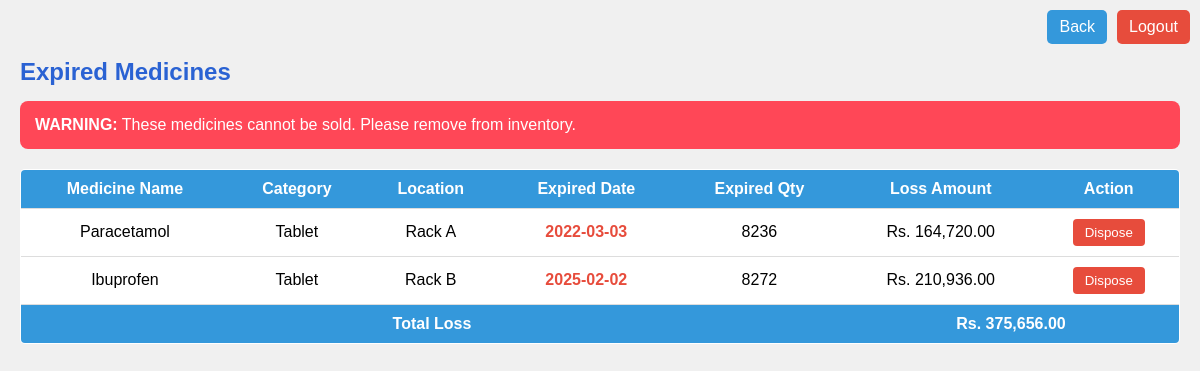
The page /expired_medicines.php (signed in) on the database as committed earlier.
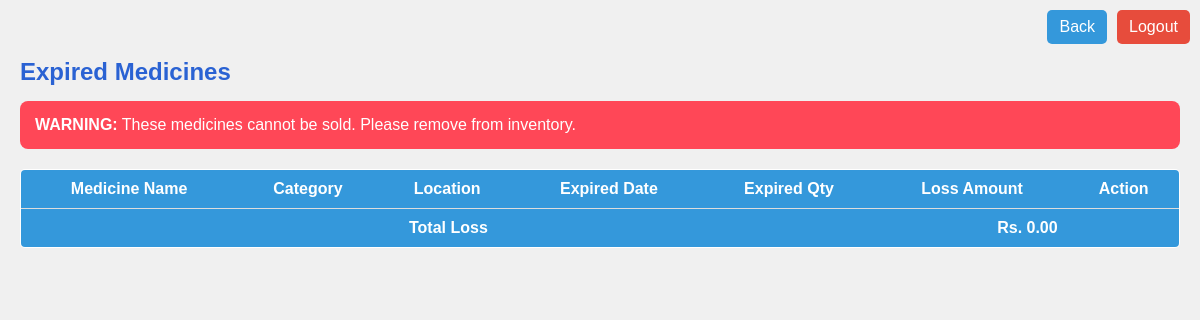
The same page on the database as committed later.
### tables this page shows
CREATE TABLE `medicine` (
  `Med_ID` int(11) NOT NULL,
  `Med_Name` varchar(100) NOT NULL,
  `Med_Qty` int(11) NOT NULL,
  `Med_Price` decimal(10,2) NOT NULL,
  `Category` varchar(100) DEFAULT NULL,
  `Location_Rack` varchar(50) DEFAULT NULL,
  `expiry_date` date NOT NULL,
  `total_stock` int(11) DEFAULT 0,
  `remaining_stock` int(11) DEFAULT 0
);

CREATE TABLE `purchase` (
  `P_ID` int(11) NOT NULL,
  `Med_ID` int(11) NOT NULL,
  `Sup_ID` int(11) NOT NULL,
  `P_Qty` int(11) NOT NULL,
  `P_Cost` decimal(10,2) NOT NULL,
  `Mfg_Date` date DEFAULT NULL,
  `Exp_Date` date DEFAULT NULL,
  `Pur_Date` date DEFAULT curdate()
);

### expired_medicines.php (the view, shortened to what this page needs)
<?php
$conn = new mysqli("localhost", "root", "", "pharmacy");
$expired = $conn->query("
  SELECT
    m.Med_ID,
    m.Med_Name,
    m.Category,
    m.Location_Rack,
    p.Exp_Date,
    p.P_Qty as Expired_Qty,
    p.P_Cost
  FROM medicine m
  JOIN purchase p ON m.Med_ID = p.Med_ID
  WHERE p.Exp_Date < CURDATE()
  AND p.P_Qty > 0
  ORDER BY p.Exp_Date ASC
");
?>
<!DOCTYPE html>
<html>
<head>
  <link rel="stylesheet" href="css/expired_medicine.css">
</head>
<body>
  <div style="position: absolute; top: 10px; right: 10px; display: flex; gap: 10px;">
    <a href="dashboard.php"
      style="padding: 8px 12px; background: #3498db; color: white; text-decoration: none; border-radius: 5px;">Back</a>
    <a href="logout.php"
      style="padding: 8px 12px; background: #e74c3c; color: white; text-decoration: none; border-radius: 5px;">Logout</a>
  </div>
  <br>
  <h2>Expired Medicines</h2>
  <div style="background: #ff4757; color: white; padding: 15px; border-radius: 8px; margin-bottom: 20px;">
    <strong>WARNING:</strong> These medicines cannot be sold. Please remove from inventory.
  </div>
  <div class="table-responsive">
    <table>
      <tr>
        <th>Medicine Name</th>
        <th>Category</th>
        <th>Location</th>
        <th>Expired Date</th>
        <th>Expired Qty</th>
        <th>Loss Amount</th>
        <th>Action</th>
      </tr>
      <?php
      $totalLoss = 0;
      while ($exp = $expired->fetch_assoc()):
        $loss = $exp['Expired_Qty'] * $exp['P_Cost'];
        $totalLoss += $loss;
      ?>
      <tr style="background: white;">
        <td><?= $exp['Med_Name'] ?></td>
        <td><?= $exp['Category'] ?></td>
        <td><?= $exp['Location_Rack'] ?></td>
        <td style="color: #e74c3c; font-weight: bold;"><?= $exp['Exp_Date'] ?></td>
        <td><?= $exp['Expired_Qty'] ?></td>
        <td>Rs. <?= number_format($loss, 2) ?></td>
        <td>
          <button onclick="if(confirm('Mark as disposed?'))
                  location.href='dispose_expired.php?med_id=<?= $exp['Med_ID'] ?>&exp_date=<?= $exp['Exp_Date'] ?>'"
                  style="background: #e74c3c; color: white; border: none;
                         padding: 6px 12px; border-radius: 4px; cursor: pointer;">
            Dispose
          </button>
        </td>
      </tr>
      <?php endwhile; ?>
      <tr style="background: #3498db; color: white; font-weight: bold;">
        <td colspan="5">Total Loss</td>
        <td colspan="2">Rs. <?= number_format($totalLoss, 2) ?></td>
      </tr>
    </table>
  </div>
</body>
</html>

Rows that differ between the two databases and show on the page:
no longer on this page (row edited): medicine: Med_Name "Paracetamol", Category "Tablet", Location_Rack "Rack A", purchase.Exp_Date "2022-03-03", purchase.P_Qty "8236", purchase.P_Qty+P_Cost "164,720.00"
no longer on this page (row edited): medicine: Med_Name "Ibuprofen", Category "Tablet", Location_Rack "Rack B", purchase.Exp_Date "2025-02-02", purchase.P_Qty "8272", purchase.P_Qty+P_Cost "210,936.00"
Other text that changed with them:
$totalLoss: "375,656.00" → "0.00"
